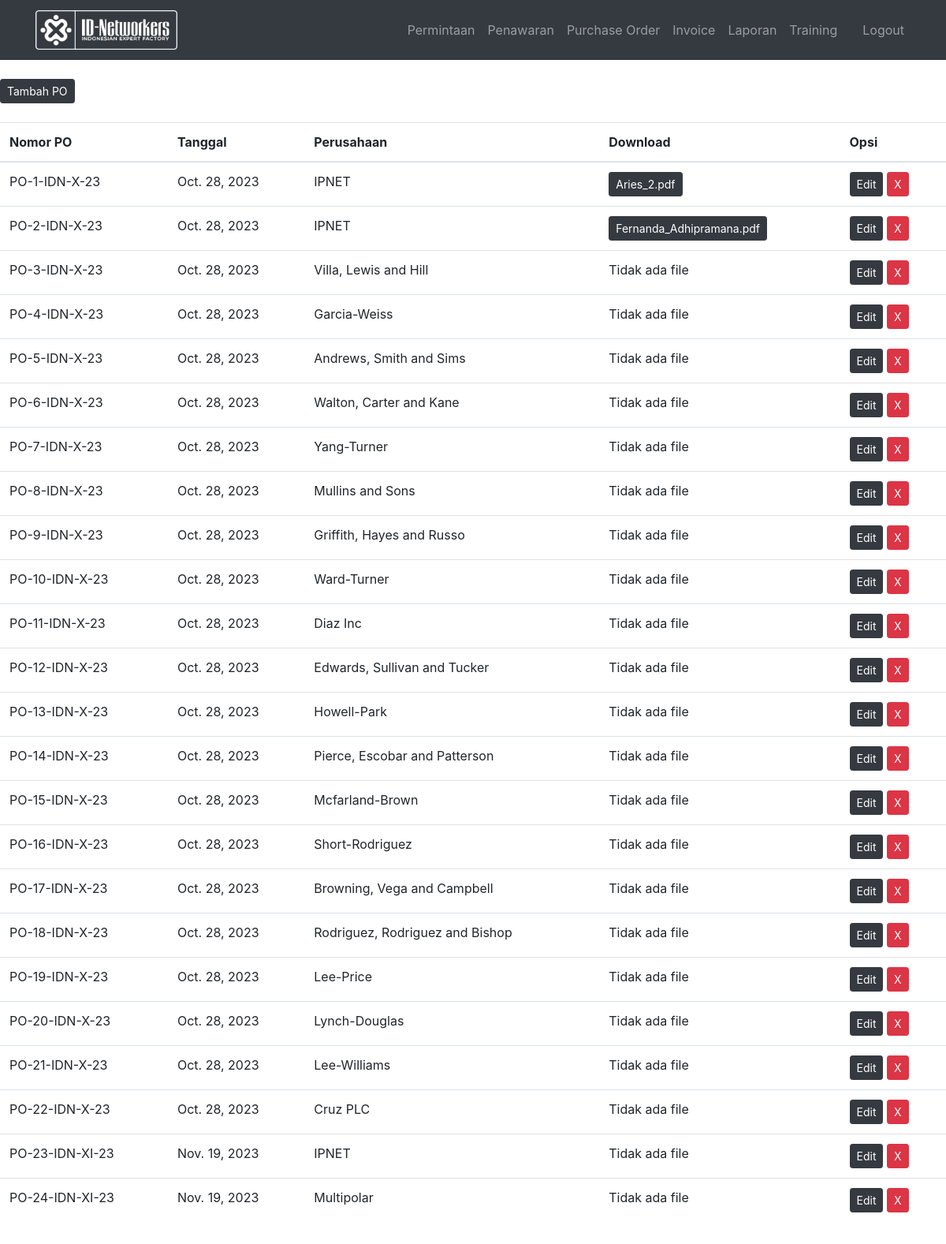
Page /display_po (signed in) on the committed database.
### IDN_APP/models.py (models this page shows, shortened)
class PurchaseOrder(models.Model):
    def number():
        a = "PO"
        x = str(datetime.datetime.now()).split("-")
        b = "IDN"
        c = x[0][2]+x[0][3]
        if x[1] == '01':
            rom = "I"
        elif x[1] == '02':
            rom = "II"
        elif x[1] == '03':
            rom = "III"
        elif x[1] == '04':
            rom = "IV"
        elif x[1] == '05':
            rom = "V"
        elif x[1] == '06':
            rom = "VI"
        elif x[1] == '07':
            rom = "VII"
        elif x[1] == '08':
            rom = "VIII"
        elif x[1] == '09':
            rom = "IX"
        elif x[1] == '10':
            rom = "X"
        elif x[1] == '11':
            rom = "XI"
        else:
            rom = "XII"
        no = PurchaseOrder.objects.count()
        if no == None:
            final = a+"-"+str(1)+"-"+b+"-"+rom+"-"+c
            return final
        else:
            final = a+"-"+str(no + 1)+"-"+b+"-"+rom+"-"+c
            return final
    Nama = models.CharField(max_length=30)
    nomor_PO = models.CharField(max_length=20,default=number)
    tanggal = models.DateField(auto_now_add=True)
    Perusahaan = models.CharField(max_length=30)
    Email = models.EmailField()
    file = models.FileField(blank=True)

### IDN_APP/views.py (the view)
# urls.py: re_path(r'^display_po$', display_po, name='display_po'),
@login_required
def display_po(request):
    pos = PurchaseOrder.objects.all()
    context = {'pos':pos}
    return render(request, 'po.html', context)

### IDN_APP/templates/po.html (shortened to what this page needs)
{% extends 'base.html' %}
{% block body %}
<br>
<a href="{% url 'add_po' %}" class="btn btn-dark btn-sm" role="button">Tambah PO</a>
<br>
<br>
<table class="table table-hover">
  <thead>
    <tr>
      <th>Nomor PO</th>
      <th>Tanggal</th>
      <th>Perusahaan</th>
      <th>Download</th>
      <th>Opsi</th>
    </tr>
  </thead>
<tbody>
{% for po in pos %}
<tr>
  <td>{{po.nomor_PO}}</td>
  <td>{{po.tanggal}}</td>
  <td>{{po.Perusahaan}}</td>
  {% if po.file %}
  <td>
    <a href="{{po.file.url}}" class="btn btn-dark btn-sm" target="_blank">{{po.file.name}}</a>
  </td>
  {% else %}
  <td>Tidak ada file</td>
  {% endif %}
  <td>
    <a href="{% url 'edit_po' po.pk %}" class="btn btn-dark btn-sm" role="button">Edit</a>
    <a href="{% url 'delete_po' po.pk %}" class="btn btn-danger btn-sm" role="button">X</a>
  </td>
</tr>
{% endfor %}
</tbody>
</table>
{% endblock %}

### rows in the picture
PurchaseOrder: nomor_PO "PO-1-IDN-X-23", tanggal "Oct. 28, 2023", Perusahaan "IPNET", file.name "Aries_2.pdf"
PurchaseOrder: nomor_PO "PO-2-IDN-X-23", tanggal "Oct. 28, 2023", Perusahaan "IPNET", file.name "Fernanda_Adhipramana.pdf"
PurchaseOrder: nomor_PO "PO-3-IDN-X-23", tanggal "Oct. 28, 2023", Perusahaan "Villa, Lewis and Hill", file "Tidak ada file"
PurchaseOrder: nomor_PO "PO-4-IDN-X-23", tanggal "Oct. 28, 2023", Perusahaan "Garcia-Weiss", file "Tidak ada file"
PurchaseOrder: nomor_PO "PO-5-IDN-X-23", tanggal "Oct. 28, 2023", Perusahaan "Andrews, Smith and Sims", file "Tidak ada file"
PurchaseOrder: nomor_PO "PO-6-IDN-X-23", tanggal "Oct. 28, 2023", Perusahaan "Walton, Carter and Kane", file "Tidak ada file"
PurchaseOrder: nomor_PO "PO-7-IDN-X-23", tanggal "Oct. 28, 2023", Perusahaan "Yang-Turner", file "Tidak ada file"
PurchaseOrder: nomor_PO "PO-8-IDN-X-23", tanggal "Oct. 28, 2023", Perusahaan "Mullins and Sons", file "Tidak ada file"
PurchaseOrder: nomor_PO "PO-9-IDN-X-23", tanggal "Oct. 28, 2023", Perusahaan "Griffith, Hayes and Russo", file "Tidak ada file"
PurchaseOrder: nomor_PO "PO-10-IDN-X-23", tanggal "Oct. 28, 2023", Perusahaan "Ward-Turner", file "Tidak ada file"
PurchaseOrder: nomor_PO "PO-11-IDN-X-23", tanggal "Oct. 28, 2023", Perusahaan "Diaz Inc", file "Tidak ada file"
PurchaseOrder: nomor_PO "PO-12-IDN-X-23", tanggal "Oct. 28, 2023", Perusahaan "Edwards, Sullivan and Tucker", file "Tidak ada file"
PurchaseOrder: nomor_PO "PO-13-IDN-X-23", tanggal "Oct. 28, 2023", Perusahaan "Howell-Park", file "Tidak ada file"
PurchaseOrder: nomor_PO "PO-14-IDN-X-23", tanggal "Oct. 28, 2023", Perusahaan "Pierce, Escobar and Patterson", file "Tidak ada file"
PurchaseOrder: nomor_PO "PO-15-IDN-X-23", tanggal "Oct. 28, 2023", Perusahaan "Mcfarland-Brown", file "Tidak ada file"
PurchaseOrder: nomor_PO "PO-16-IDN-X-23", tanggal "Oct. 28, 2023", Perusahaan "Short-Rodriguez", file "Tidak ada file"
PurchaseOrder: nomor_PO "PO-17-IDN-X-23", tanggal "Oct. 28, 2023", Perusahaan "Browning, Vega and Campbell", file "Tidak ada file"
PurchaseOrder: nomor_PO "PO-18-IDN-X-23", tanggal "Oct. 28, 2023", Perusahaan "Rodriguez, Rodriguez and Bishop", file "Tidak ada file"
PurchaseOrder: nomor_PO "PO-19-IDN-X-23", tanggal "Oct. 28, 2023", Perusahaan "Lee-Price", file "Tidak ada file"
PurchaseOrder: nomor_PO "PO-20-IDN-X-23", tanggal "Oct. 28, 2023", Perusahaan "Lynch-Douglas", file "Tidak ada file"
PurchaseOrder: nomor_PO "PO-21-IDN-X-23", tanggal "Oct. 28, 2023", Perusahaan "Lee-Williams", file "Tidak ada file"
PurchaseOrder: nomor_PO "PO-22-IDN-X-23", tanggal "Oct. 28, 2023", Perusahaan "Cruz PLC", file "Tidak ada file"
PurchaseOrder: nomor_PO "PO-23-IDN-XI-23", tanggal "Nov. 19, 2023", Perusahaan "IPNET", file "Tidak ada file"
PurchaseOrder: nomor_PO "PO-24-IDN-XI-23", tanggal "Nov. 19, 2023", Perusahaan "Multipolar", file "Tidak ada file"
